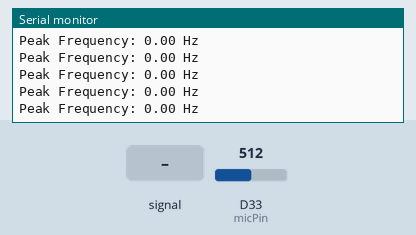
Simulated run of this sketch. Board: Arduino Due. Shown: the last lines printed to the serial monitor. The inputs (shaded band) are chosen by the test bench; at power-on: D33 (micPin) = 512 (analog values on the 0–1023 scale).

Above: at 7.4 s.
7.5 s: D33 (micPin) fed a 2 Hz sine of ±306 counts around its level
At 8.9 s:
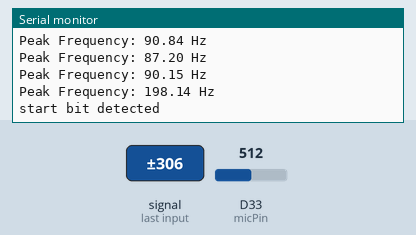
10.5 s: D33 (micPin) set to 560
At 11.8 s:
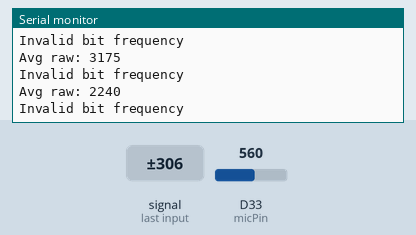
12.0 s: D33 (micPin) fed a 200 Hz sine of ±81 counts around its level
13.5 s: D33 (micPin) set to 540
At 16.12 s:
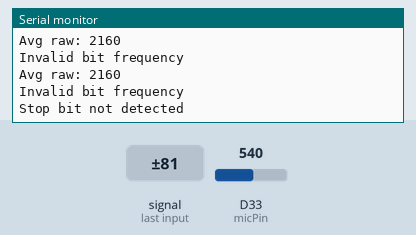
Timing chart, 0 to 17.5 s (numbered marks = the images above; inputs shaded):
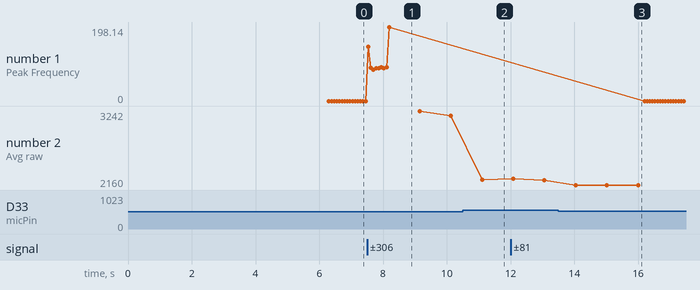

The sketch:

Car_control_plus_data_rcv_sketch.ino
```cpp
#include <arduinoFFT.h>

// =============================== //
// Example: Acoustic receive data & control a vehicle remotely using FSK acoustically
// Made by: Aaron Hassan Robinson: https://github.com/AaronHassanRobinson/acoustic_data_transmission
// Using: FFT code written by Kosme @: https://github.com/kosme/arduinoFFT
// =============================== //
// microphone used: KY-037 analog microphone
// results: https://youtube.com/shorts/RTgkPt1IsJs?feature=share

const uint16_t samples = 512;
const double samplingFrequency = 10000.0;
double vReal[samples];
double vImag[samples];
ArduinoFFT<double> FFT = ArduinoFFT<double>(vReal, vImag, samples, samplingFrequency);
const int micPin = 33;

// protocol:
// ----------- For sending data! --------------- // FSK binary implementation
// 50hz guards inbetween each freq
// Start bit:
double data_startBit_upperBound = 210.0;
double data_startBit_lowerBound = 190.0;

// end bit:
double data_endBit_upperBound = 280.0;
double data_endBit_lowerBound = 260.0;

// 0 bit:
double data_zeroBit_upperBound = 350.0;
double data_zeroBit_lowerBound = 330.0;

// 1 bit:
double oneBit_upperBound = 420.0;
double oneBit_lowerBound = 400.0;


// ----------- For sending Remote control instructions! --------------- //  FSK M-ary implementation

// Start bit: 200hz
double mvCtrl_forward_upperBound = 490.0;
double mvCtrl_forward_lowerBound = 470.0;

// Turn left bit:
double mvCtrl_left_upperBound = 560.0;
double mvCtrl_left_lowerBound = 540.0;

// Turn Right bit:
double mvCtrl_right_upperBound = 610.0;
double mvCtrl_right_lowerBound = 630.0;

// 1 bit:
double mvCtrl_backwards_upperBound = 680.0;
double mvCtrl_backwards_lowerBound = 700.0;

// function used to calibrate Analog Microphone for FFT calculations
// acoustic mics generally sit at some offset value from zero, to do FFT we need to zero out this val
int dcOffset = 0;
int calculateDCOffset(int pin, int sampleCount = (samplingFrequency))
{
  long sum = 0;
  for (int i = 0; i < sampleCount; i++) {
    sum += analogRead(pin);
    delayMicroseconds(10);
  }
  return sum / sampleCount;
}

void setup() {
  analogReadResolution(12);
  Serial.begin(115200);
  while (!Serial);
  dcOffset = calculateDCOffset(micPin);
  Serial.print("Calibrated DC Offset: ");
  Serial.println(dcOffset);
  Serial.println("Ready to analyze frequency!");
  delay(5000);
}
double get_fft_major_peak()
{
    unsigned long startMicros = micros();
  for (uint16_t i = 0; i < samples; i++) {
    while (micros() - startMicros < (i * 1000000.0 / samplingFrequency)); // precise wait
    vReal[i] = analogRead(micPin) - dcOffset;
    vImag[i] = 0;
  }

  // FFT Processing
  FFT.windowing(FFTWindow::Hamming, FFTDirection::Forward);
  FFT.compute(FFTDirection::Forward);
  FFT.complexToMagnitude();

  // Peak detection
  double peak = FFT.majorPeak();
  return peak;
}


// process binary data
void process_binary_signal()
{
    // next we want to listen for 1 or 0:
    // Ready to receive 8 bits
  int bits[8];
  for (int i = 0; i < 8; i++)
  {
    delay(900); // wait for next bit (can tune this) ~ note: this is a primitive way to "synchronise timing"
                // and is not very reliable. Ideally you would begin transmissions with some sort of synchronisation process

    // Resample
    unsigned long startMicrosBit = micros();
    long sum = 0;
    for (uint16_t i = 0; i < samples; i++) {
      int val = analogRead(micPin);
      sum += val;
      vReal[i] = val - dcOffset;
      vImag[i] = 0;
    }
    Serial.print("Avg raw: ");
    Serial.println(sum / samples);

    FFT.windowing(FFTWindow::Hamming, FFTDirection::Forward);
    FFT.compute(FFTDirection::Forward);
    FFT.complexToMagnitude();
    double bitPeak = FFT.majorPeak();

    // Interpret bit
    if (bitPeak > 450 && bitPeak < 550)
    {
      bits[i] = 0;
      Serial.println("Bit 0");
    }
    else if (bitPeak > 650 && bitPeak < 750)
    {
      bits[i] = 1;
      Serial.println("Bit 1");
    }
    else
    {
      Serial.println("Invalid bit frequency");
    }
  }

  // Wait for stop bit
  delay(20);
  unsigned long stopMicros = micros();
  for (uint16_t j = 0; j < samples; j++)
  {
    while (micros() - stopMicros < (j * 1000000.0 / samplingFrequency));
    vReal[j] = analogRead(micPin) - 552;
    vImag[j] = 0;
  }
  FFT.windowing(FFTWindow::Hamming, FFTDirection::Forward);
  FFT.compute(FFTDirection::Forward);
  FFT.complexToMagnitude();
  double stopPeak = FFT.majorPeak();
  if (stopPeak > 950 && stopPeak < 1050)
  {
    Serial.println("Stop bit detected");
    // Reconstruct the byte
    byte value = 0;
    for (int i = 0; i < 8; i++) {
      value = (value << 1) | bits[i];
    }

    Serial.print("Received byte: ");
    Serial.println(value);
    Serial.print("As char: ");
    Serial.println((char)value);
  }
  else
  {
    Serial.println("Stop bit not detected");
  }
  return;
}

void process_movement_control_signal(double cmdPeak)
{


  // Decode based on frequency ranges
  if (cmdPeak > mvCtrl_left_lowerBound && cmdPeak < mvCtrl_left_upperBound) {
    Serial.println("→ Command: TURN LEFT");
    // turnLeft();
  }
  else if (cmdPeak > mvCtrl_right_lowerBound && cmdPeak < mvCtrl_right_upperBound) {
    Serial.println("→ Command: TURN RIGHT");
    // turnRight();
  }
  else if (cmdPeak > mvCtrl_forward_lowerBound && cmdPeak < mvCtrl_forward_upperBound) {
    Serial.println("→ Command: MOVE FORWARD");
    // moveForward();
  }
  else {
    Serial.println("Unknown movement command");
  }
  return;
}


void loop() {
  // Peak detection
  double peak = get_fft_major_peak();
  Serial.print("Peak Frequency: ");
  Serial.print(peak, 2);
  Serial.println(" Hz");

  // Binary data
  if (peak > data_startBit_lowerBound && peak < data_startBit_upperBound)
  {
      Serial.println("start bit detected");
      process_binary_signal();
  }
  else if (peak > mvCtrl_forward_lowerBound && peak < mvCtrl_backwards_upperBound)
  {
    Serial.println("Movement control start bit detected");
    process_movement_control_signal(peak);
    delay(2000);
  }
}
```

Measured:
- after the input at 7.5 s, the serial monitor: prints a new line at once (image 1)
- after the input at 10.5 s, the serial monitor: prints a new line after 0.60 s (image 2)
- after the input at 13.5 s, the serial monitor: prints a new line after 0.54 s (image 3)
- plotted number 1: 0 → 198.14 after the input at 7.5 s, 198.14 → 0 after the input at 13.5 s
- plotted number 2: 3175 → 2240 after the input at 10.5 s, 2240 → 2233 after the input at 12.0 s, 2233 → 2160 after the input at 13.5 s
